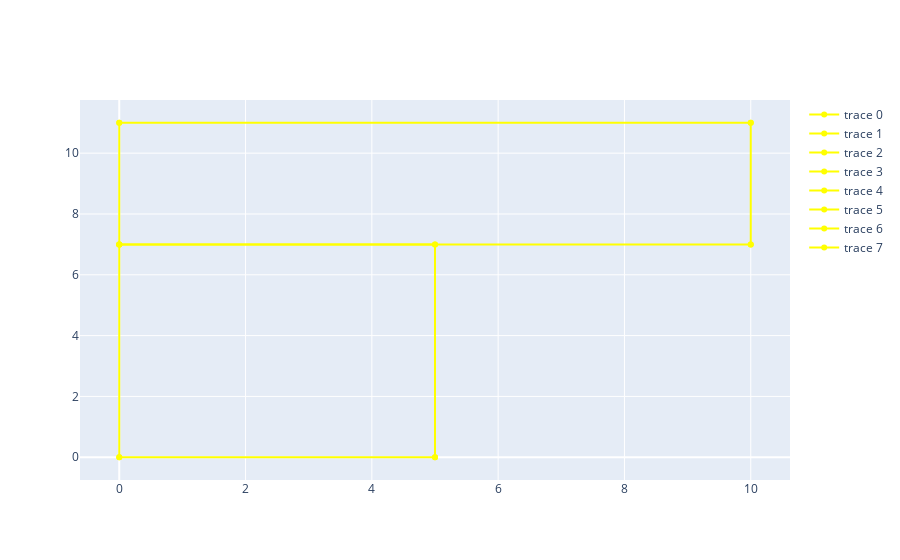

Notebook source saved alongside this figure:
### Code cell
g = GeometryParser(e.idf)
g.get_zones()
g.plot_zones()

### Figure 1 — Plotly figure (JSON) as saved in the notebook; plotly's stock layout.template omitted (floating-point values rounded to 4 significant figures)
{"data": [{"line": {"color": "yellow"}, "marker": {"color": "yellow"}, "mode": "markers+lines", "type": "scatter", "x": [10, 10], "y": [7, 11]}, {"line": {"color": "yellow"}, "marker": {"color": "yellow"}, "mode": "markers+lines", "type": "scatter", "x": [10, 0], "y": [11, 11]}, {"line": {"color": "yellow"}, "marker": {"color": "yellow"}, "mode": "markers+lines", "type": "scatter", "x": [0, 0], "y": [11, 7]}, {"line": {"color": "yellow"}, "marker": {"color": "yellow"}, "mode": "markers+lines", "type": "scatter", "x": [0, 10], "y": [7, 7]}, {"line": {"color": "yellow"}, "marker": {"color": "yellow"}, "mode": "markers+lines", "type": "scatter", "x": [5, 5], "y": [0, 7]}, {"line": {"color": "yellow"}, "marker": {"color": "yellow"}, "mode": "markers+lines", "type": "scatter", "x": [5, 0], "y": [7, 7]}, {"line": {"color": "yellow"}, "marker": {"color": "yellow"}, "mode": "markers+lines", "type": "scatter", "x": [0, 0], "y": [7, 0]}, {"line": {"color": "yellow"}, "marker": {"color": "yellow"}, "mode": "markers+lines", "type": "scatter", "x": [0, 5], "y": [0, 0]}], "layout": {}}
